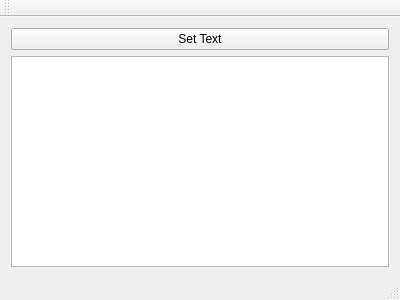
<?xml version="1.0" encoding="UTF-8"?>
<ui version="4.0">
 <class>MainWindow</class>
 <widget class="QMainWindow" name="MainWindow">
  <property name="geometry">
   <rect>
    <x>0</x>
    <y>0</y>
    <width>400</width>
    <height>300</height>
   </rect>
  </property>
  <property name="windowTitle">
   <string>MainWindow</string>
  </property>
  <widget class="QWidget" name="centralWidget">
   <layout class="QVBoxLayout" name="verticalLayout">
    <item>
     <widget class="QPushButton" name="pushButton">
      <property name="text">
       <string>Set Text</string>
      </property>
     </widget>
    </item>
    <item>
     <widget class="QPlainTextEdit" name="plainTextEdit"/>
    </item>
   </layout>
  </widget>
  <widget class="QMenuBar" name="menuBar">
   <property name="geometry">
    <rect>
     <x>0</x>
     <y>0</y>
     <width>400</width>
     <height>29</height>
    </rect>
   </property>
  </widget>
  <widget class="QToolBar" name="mainToolBar">
   <attribute name="toolBarArea">
    <enum>TopToolBarArea</enum>
   </attribute>
   <attribute name="toolBarBreak">
    <bool>false</bool>
   </attribute>
  </widget>
  <widget class="QStatusBar" name="statusBar"/>
 </widget>
 <layoutdefault spacing="6" margin="11"/>
 <resources/>
 <connections/>
</ui>
